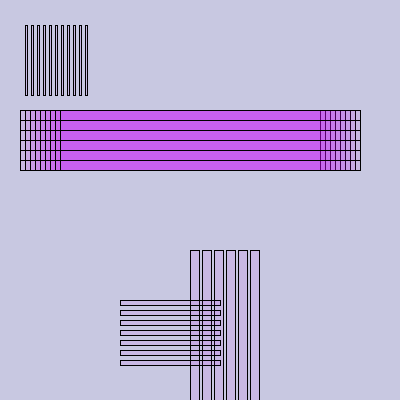
Frame 1 (no input)
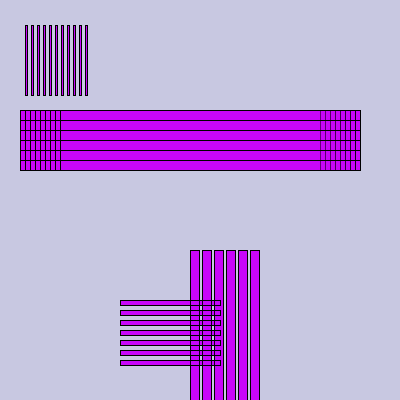
Frame 60 (the mouse pressed at the canvas centre just before this capture)
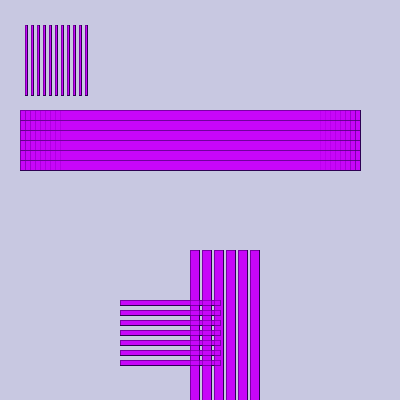
Frame 120 (the mouse held since frame 60 and released just before this capture)

The Processing sketch that drew these frames (run headless with seeded random() and noise(); from frame 60 on, the mouse is pressed at the canvas centre):

// Processing sketch: processing_70192
// ── processing_70192.pde

int mywidth=5; 
 int myheight=200;
 int x= 25;
 int y= 250;
 int z=300;
int k= 120;
int m= 20;
int p= 120;
int w= 200;


void setup (){
  size(400,400);
  background (200,200,225);
}

void draw() {
  

  
  //first small square lines 
  if (keyPressed == true) {
    fill(0);
  } else {
    fill(200,mywidth,y,20);
  }
  //first square left
  rect(x, x, 2, 70);
  rect (x+6,x,2,70);
 rect (x+12,x,2,70);
 rect (x+18,x,2,70);
  rect (x+24,x,2,70);
  rect (x+30,x,2,70);
   rect (x+36,x,2,70);
   rect (x+42,x,2,70);
   rect (x+48,x,2,70);
    rect (x+54,x,2,70);
     rect (x+60,x,2,70);
     
     //2nd aquare    
 rect (y,y,9,250);
 rect (y-12,y,9,250);
 rect (y-24,y,9,250);
 rect (y-36,y,9,250);
 rect (y-48,y,9,250);
 rect (y-60,y,9,250);
 
//3rd square

rect (k,z,100,5);
rect (k,z+10,100,5);
rect (k,z+20,100,5);
rect (k,z+30,100,5);
rect (k,z+40,100,5);
rect (k,z+50,100,5);
rect (k,z+60,100,5);

//4th square

rect (m, 110, 300, 10);
rect (m+5, 110, 300, 10);
rect (m+10, 110, 300, 10);
rect (m+15, 110, 300, 10);
rect (m+20, 110, 300, 10);
rect (m+25, 110, 300, 10);
rect (m+30, 110, 300, 10);
rect (m+35, 110, 300, 10);
rect (m+40, 110, 300, 10);

// 5th long square
rect (m, p, 300, 10);
rect (m+5, p, 300, 10);
rect (m+10, p, 300, 10);
rect (m+15, p, 300, 10);
rect (m+20, p, 300, 10);
rect (m+25, p, 300, 10);
rect (m+30, p, 300, 10);
rect (m+35, p, 300, 10);
rect (m+40, p, 300, 10);

rect (m, 130, 300, 10);
rect (m+5,130, 300, 10);
rect (m+10,130, 300, 10);
rect (m+15,130, 300, 10);
rect (m+20,130, 300, 10);
rect (m+25,130, 300, 10);
rect (m+30,130, 300, 10);
rect (m+35,130, 300, 10);
rect (m+40,130, 300, 10);

rect (m,140, 300, 10);
rect (m+5,140, 300, 10);
rect (m+10,140, 300, 10);
rect (m+15,140, 300, 10);
rect (m+20,140, 300, 10);
rect (m+25,140, 300, 10);
rect (m+30,140, 300, 10);
rect (m+35,140, 300, 10);
rect (m+40,140, 300, 10);

rect (m, 150, 300, 10);
rect (m+5,150, 300, 10);
rect (m+10,150, 300, 10);
rect (m+15,150, 300, 10);
rect (m+20,150, 300, 10);
rect (m+25,150, 300, 10);
rect (m+30,150, 300, 10);
rect (m+35,150, 300, 10);
rect (m+40,150, 300, 10);

rect (m, 160, 300, 10);
rect (m+5,160, 300, 10);
rect (m+10,160, 300, 10);
rect (m+15,160, 300, 10);
rect (m+20,160, 300, 10);
rect (m+25,160, 300, 10);
rect (m+30,160, 300, 10);
rect (m+35,160, 300, 10);
rect (m+40,160, 300, 10);

}

//3 small circle upperleft
void mousePressed(){
stroke(47,mywidth,93,20);
  fill(47,mywidth,93,20);
  ellipse(0,20,50,50);
  
  stroke(47,mywidth,93,20);
  fill(47,mywidth,93,20);
  ellipse(30,50,50,50);
  //large middle circle left
   stroke(47,mywidth,93,20);
  fill(47,mywidth,93,20);
  ellipse(100,200,myheight,myheight);
  // large cirlce bottom left
    stroke(47,mywidth,93,20);
  fill(47,mywidth,93,20);
  ellipse(x,y,myheight,myheight);
  
  //meduim circle right
  stroke(47,mywidth,93,20);
  fill(47,mywidth,93,20);
  ellipse(300,20,120,120);
  
  // second meduim circle
  stroke(47,mywidth,93,20);
  fill(47,mywidth,93,20);
  ellipse(300,150,250,250);
  
  //lower right circle 
  
  stroke(47,mywidth,93,20);
  fill(47,mywidth,93,20);
  ellipse(275,350,170,170);
 
  }

void keyPressed () {
if (key== 't') {
  //first set of lines upper right
  fill (0);
rect (w+10,50,1,w);
 fill (0);
rect (w+20,50,1,140);
 fill (0);
rect (w+30,50,1,140);
 fill (0);
rect (w+40,50,1,140);
 fill (0);
rect (w,50+50,1,140);
 fill (0);
rect (w,50+60,1,140);



 fill (0);
rect (90-1,275,4,150);
  fill (0);
rect (90+10,275,4,150);
 fill (0);
rect (90+20,275,4,150);
 fill (0);
rect (90+30,275,4,150);
 fill (0);
rect (90+40,275,4,150);
  fill (0);
rect (90+50,275,4,150);
 fill (0);
rect (190+60,275,4,150);


  
}
 
  
}
